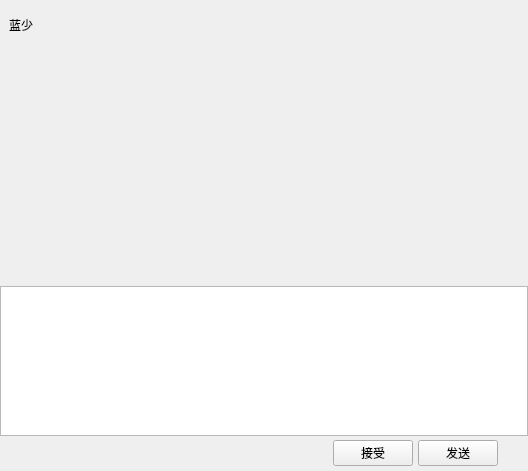
<?xml version="1.0" encoding="UTF-8"?>
<ui version="4.0">
 <class>ChatPage</class>
 <widget class="QWidget" name="ChatPage">
  <property name="geometry">
   <rect>
    <x>0</x>
    <y>0</y>
    <width>528</width>
    <height>471</height>
   </rect>
  </property>
  <property name="windowTitle">
   <string>Form</string>
  </property>
  <layout class="QHBoxLayout" name="horizontalLayout_3">
   <property name="spacing">
    <number>0</number>
   </property>
   <property name="leftMargin">
    <number>0</number>
   </property>
   <property name="topMargin">
    <number>0</number>
   </property>
   <property name="rightMargin">
    <number>0</number>
   </property>
   <property name="bottomMargin">
    <number>0</number>
   </property>
   <item>
    <widget class="QWidget" name="chat_data_wid" native="true">
     <property name="maximumSize">
      <size>
       <width>16777215</width>
       <height>16777215</height>
      </size>
     </property>
     <layout class="QVBoxLayout" name="verticalLayout">
      <property name="spacing">
       <number>0</number>
      </property>
      <property name="leftMargin">
       <number>0</number>
      </property>
      <property name="topMargin">
       <number>0</number>
      </property>
      <property name="rightMargin">
       <number>0</number>
      </property>
      <property name="bottomMargin">
       <number>0</number>
      </property>
      <item>
       <widget class="QWidget" name="widget_2" native="true">
        <property name="maximumSize">
         <size>
          <width>16777215</width>
          <height>50</height>
         </size>
        </property>
        <layout class="QVBoxLayout" name="verticalLayout_4">
         <property name="spacing">
          <number>0</number>
         </property>
         <property name="leftMargin">
          <number>0</number>
         </property>
         <property name="topMargin">
          <number>0</number>
         </property>
         <property name="rightMargin">
          <number>0</number>
         </property>
         <property name="bottomMargin">
          <number>0</number>
         </property>
         <item>
          <widget class="QWidget" name="title_wid" native="true">
           <property name="maximumSize">
            <size>
             <width>16777215</width>
             <height>50</height>
            </size>
           </property>
           <layout class="QVBoxLayout" name="verticalLayout_5">
            <item>
             <widget class="QLabel" name="title_lb">
              <property name="text">
               <string>蓝少</string>
              </property>
             </widget>
            </item>
           </layout>
          </widget>
         </item>
        </layout>
       </widget>
      </item>
      <item>
       <widget class="ChatView" name="chat_data_list" native="true"/>
      </item>
      <item>
       <widget class="QWidget" name="tool_wid" native="true">
        <property name="maximumSize">
         <size>
          <width>16777215</width>
          <height>40</height>
         </size>
        </property>
        <layout class="QHBoxLayout" name="horizontalLayout">
         <item>
          <widget class="ClickedLabel" name="emo_lb">
           <property name="minimumSize">
            <size>
             <width>30</width>
             <height>30</height>
            </size>
           </property>
           <property name="maximumSize">
            <size>
             <width>30</width>
             <height>30</height>
            </size>
           </property>
           <property name="text">
            <string/>
           </property>
          </widget>
         </item>
         <item>
          <spacer name="horizontalSpacer">
           <property name="orientation">
            <enum>Qt::Orientation::Horizontal</enum>
           </property>
           <property name="sizeType">
            <enum>QSizePolicy::Policy::Fixed</enum>
           </property>
           <property name="sizeHint" stdset="0">
            <size>
             <width>5</width>
             <height>20</height>
            </size>
           </property>
          </spacer>
         </item>
         <item>
          <widget class="ClickedLabel" name="file_lb">
           <property name="minimumSize">
            <size>
             <width>30</width>
             <height>30</height>
            </size>
           </property>
           <property name="maximumSize">
            <size>
             <width>30</width>
             <height>30</height>
            </size>
           </property>
           <property name="text">
            <string/>
           </property>
          </widget>
         </item>
         <item>
          <spacer name="horizontalSpacer_2">
           <property name="orientation">
            <enum>Qt::Orientation::Horizontal</enum>
           </property>
           <property name="sizeHint" stdset="0">
            <size>
             <width>40</width>
             <height>20</height>
            </size>
           </property>
          </spacer>
         </item>
        </layout>
       </widget>
      </item>
      <item>
       <widget class="MessageTextEdit" name="chat_text_edit">
        <property name="minimumSize">
         <size>
          <width>0</width>
          <height>150</height>
         </size>
        </property>
        <property name="maximumSize">
         <size>
          <width>16777215</width>
          <height>150</height>
         </size>
        </property>
       </widget>
      </item>
      <item>
       <widget class="QWidget" name="send_wid" native="true">
        <property name="maximumSize">
         <size>
          <width>16777215</width>
          <height>35</height>
         </size>
        </property>
        <layout class="QHBoxLayout" name="horizontalLayout_2">
         <property name="spacing">
          <number>0</number>
         </property>
         <property name="leftMargin">
          <number>0</number>
         </property>
         <property name="topMargin">
          <number>0</number>
         </property>
         <property name="rightMargin">
          <number>0</number>
         </property>
         <property name="bottomMargin">
          <number>0</number>
         </property>
         <item>
          <spacer name="horizontalSpacer_3">
           <property name="orientation">
            <enum>Qt::Orientation::Horizontal</enum>
           </property>
           <property name="sizeHint" stdset="0">
            <size>
             <width>40</width>
             <height>20</height>
            </size>
           </property>
          </spacer>
         </item>
         <item>
          <widget class="ClickedBtn" name="receive_btn">
           <property name="text">
            <string>接受</string>
           </property>
          </widget>
         </item>
         <item>
          <spacer name="horizontalSpacer_4">
           <property name="orientation">
            <enum>Qt::Orientation::Horizontal</enum>
           </property>
           <property name="sizeType">
            <enum>QSizePolicy::Policy::Fixed</enum>
           </property>
           <property name="sizeHint" stdset="0">
            <size>
             <width>5</width>
             <height>20</height>
            </size>
           </property>
          </spacer>
         </item>
         <item>
          <widget class="ClickedBtn" name="send_btn">
           <property name="text">
            <string>发送</string>
           </property>
          </widget>
         </item>
         <item>
          <spacer name="horizontalSpacer_5">
           <property name="orientation">
            <enum>Qt::Orientation::Horizontal</enum>
           </property>
           <property name="sizeType">
            <enum>QSizePolicy::Policy::Fixed</enum>
           </property>
           <property name="sizeHint" stdset="0">
            <size>
             <width>30</width>
             <height>20</height>
            </size>
           </property>
          </spacer>
         </item>
        </layout>
       </widget>
      </item>
     </layout>
    </widget>
   </item>
  </layout>
 </widget>
 <customwidgets>
  <customwidget>
   <class>ClickedBtn</class>
   <extends>QPushButton</extends>
   <header>clickedbtn.h</header>
  </customwidget>
  <customwidget>
   <class>ClickedLabel</class>
   <extends>QLabel</extends>
   <header location="global">clickedlabel.h</header>
  </customwidget>
  <customwidget>
   <class>ChatView</class>
   <extends>QWidget</extends>
   <header location="global">chatview.h</header>
   <container>1</container>
  </customwidget>
  <customwidget>
   <class>MessageTextEdit</class>
   <extends>QTextEdit</extends>
   <header location="global">messagetextedit.h</header>
  </customwidget>
 </customwidgets>
 <resources/>
 <connections/>
</ui>
